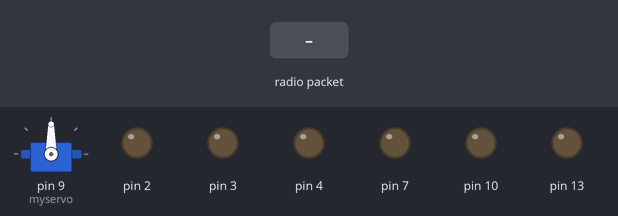
Bench run of a sketch on a simulated Arduino Uno, built with avr-gcc and run on an emulated ATmega328P. Parts: servo, output pins drawn as LEDs (lit = HIGH). The test bench sets the inputs (shaded band). No radio packets arrive unless stated; what the sketch prints to the serial monitor is not drawn.

Above: at 1.2 s.
1.3 s: radio packet "1" arrives
At 2.7 s:
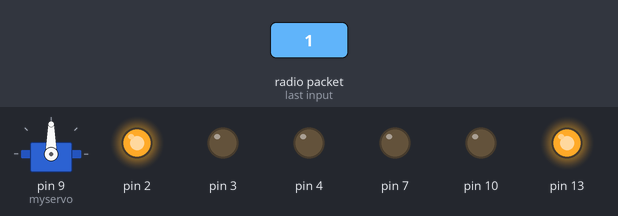
Timing chart, 0 to 4.3 s (numbered marks = the images above; inputs shaded):
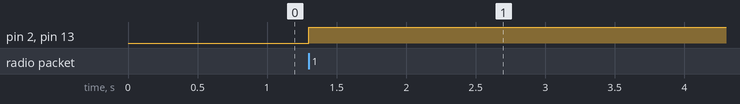

The sketch:

receiver.ino
```cpp
#include <ServoTimer2.h>

ServoTimer2 myservo;

int time=0;

#include <VirtualWire.h>
byte message[VW_MAX_MESSAGE_LEN];
byte messageLength = VW_MAX_MESSAGE_LEN;

int received_number = 0;

int pos = 850;
int sil = 0;
int timer=0; //szybkosc silnika

void setup()
{
  Serial.begin(115200);

  Serial.println("Ready_To_Connect");

  vw_set_rx_pin(11);
  vw_setup(2000);

  vw_rx_start();
  myservo.attach(9);

  pinMode(4, OUTPUT);
  pinMode(2, OUTPUT);
  pinMode(7, OUTPUT);

  pinMode(10, OUTPUT);
  pinMode(13, OUTPUT);
  pinMode(2, OUTPUT);
  pinMode(3, OUTPUT);
}

void loop()
{
   if (vw_get_message(message, &messageLength)) // odebrano cokolwiek
   {

    for (int i = 0; i < messageLength; i++)
    {
      received_number = message[i];
    }

    if(received_number>127)
    {
        pos=map(received_number,128,255,1200,2250);
        myservo.write(pos);
        //Serial.println(pos);
    }

    if(received_number<51&&received_number>0)
    {
        digitalWrite(10, LOW);
        digitalWrite(13, HIGH);
        digitalWrite(2, HIGH);
        digitalWrite(3, LOW);
    }

    if(received_number>51&&received_number<63)
    {
        digitalWrite(10, HIGH);
        digitalWrite(13, HIGH);
        digitalWrite(2, HIGH);
        digitalWrite(3, HIGH);
    }

    if(received_number>63&&received_number<127)
    {
        digitalWrite(10, HIGH);
        digitalWrite(13, LOW);
        digitalWrite(2, LOW);
        digitalWrite(3, HIGH);
    }

    delay(10);
  }

}
```

Measured:
- after the input at 1.3 s, pin 2, pin 13: LOW → HIGH at once
